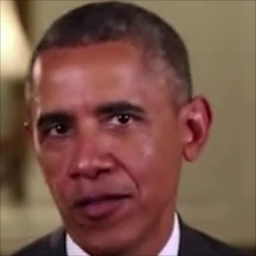
#> input picture frame 26 of Videos/00.mp4, 256 x 256 px
$ python ft_main_modular.py
#> lines starting #> are read from the running program, lines starting #| are printed output that depends on the picture
### vibra_utils.py
from typing import Final

import cv2
import matplotlib.pyplot as plt
import numpy as np
import os

def capture_frames(video_path, num_frames=30):
    """
    Captures frames from a video or camera.

    Args:
        video_path (str): Path to the video file or 0 for webcam.
        num_frames (int, optional): Number of frames to capture. Defaults to 30.

    Returns:
        list: List of grayscale frames.
    """
    camera = cv2.VideoCapture(video_path)
    if not camera.isOpened():
        print("Error opening video/camera!")
        return []

    frames = []
    for _ in range(num_frames):
        ret, frame = camera.read()
        if ret:
            frames.append(cv2.cvtColor(frame, cv2.COLOR_BGR2GRAY))
        else:
            break

    camera.release()
    cv2.destroyAllWindows()
    return frames

# [196 lines left out: functions capture_frames_Fin, extract_features, visualize_results, save_results, calculate_amplitude, calculate_frequency and 2 more, not called in this run]

### ft_main_modular.py
from vibra_utils import *

def preprocess_frames(frames):
  """
  Preprocesses frames by converting them to a 3D numpy array.

  Args:
      frames (list): List of grayscale frames.

  Returns:
      numpy.ndarray: 3D numpy array representing frames (time, height, width).
  """
  frames = np.array(frames, dtype=np.float32)
  return frames


def generate_amplitude_vibraimage(frames):
  """
  Generates the amplitude vibraimage using equation 1.

  Args:
      frames (numpy.ndarray): 3D numpy array representing frames.

  Returns:
      numpy.ndarray: Amplitude vibraimage.
  """
  amplitude_vibraimage = np.zeros_like(frames[0], dtype=np.float32)
  for i in range(1, len(frames)):
    amplitude_vibraimage += np.abs(frames[i] - frames[i - 1])
  amplitude_vibraimage /= (len(frames) - 1)
  return amplitude_vibraimage


def generate_frequency_vibraimage(frames):
  """
  Generates the frequency vibraimage using Fourier Transform.

  Args:
      frames (numpy.ndarray): 3D numpy array representing frames.

  Returns:
      numpy.ndarray: Frequency vibraimage.
  """
  # [8 lines of commented-out code are left out]
  return frequency_vibraimage


def main():
  video_path = "Videos/00.mp4"  # Replace with your video path or 0 for webcam
  frames = capture_frames(video_path, num_frames=30)
#> the loop in capture_frames, `for _ in range(num_frames):` made 30 passes
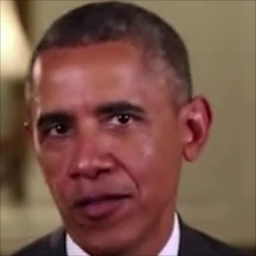
#> input picture frame 26 of Videos/00.mp4, 256 x 256 px
#> pass 3, in capture_frames, `ret, frame = camera.read()`:
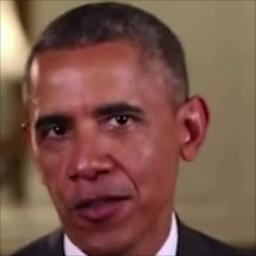
#> frame: shape (256, 256, 3); mean B, G, R 73.2, 85.2, 121.6
#> after the loop in capture_frames, `for _ in range(num_frames):`:
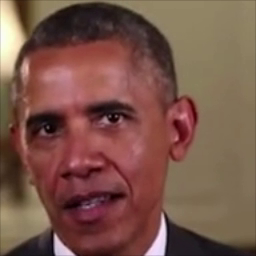
#> frame: shape (256, 256, 3); mean B, G, R 73.7, 85.5, 121.7
#> after the loop in capture_frames, `for _ in range(num_frames):`: frames = 30 items
#> frames = 30 items
  if frames:
    frames = preprocess_frames(frames)
    amplitude_vibraimage = generate_amplitude_vibraimage(frames)
#> the loop in generate_amplitude_vibraimage, `for i in range(1, len(frames)):` made 29 passes
#> pass 1, in generate_amplitude_vibraimage, `amplitude_vibraimage += np.abs(frames[i] - frames[i - 1])`:
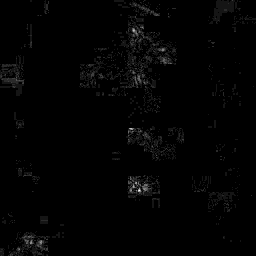
#> amplitude_vibraimage: shape (256, 256) float32; min 0, max 12, mean 0.14; drawn with min black and max white
#> pass 2, in generate_amplitude_vibraimage, `amplitude_vibraimage += np.abs(frames[i] - frames[i - 1])`:
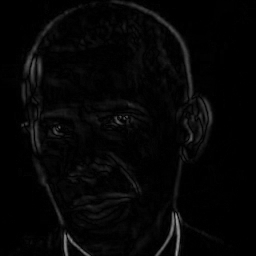
#> amplitude_vibraimage: shape (256, 256) float32; min 0, max 159, mean 5.5
#> after the loop in generate_amplitude_vibraimage, `for i in range(1, len(frames)):`:
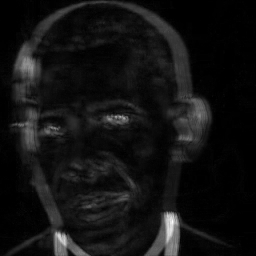
#> amplitude_vibraimage: shape (256, 256) float32; min 0, max 444, mean 32.6; drawn with min black and max white
    frequency_vibraimage = generate_frequency_vibraimage(frames)
    amplitude_hist, frequency_hist = extract_features(amplitude_vibraimage, frequency_vibraimage)
    visualize_results(frames, amplitude_vibraimage, frequency_vibraimage, amplitude_hist, frequency_hist)
  else:
    print("No frames captured!")

if __name__ == "__main__":
#> (the run stopped early here; a loop or call above may not have finished)

$ run again, starting later in the video
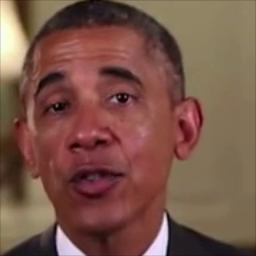
#> input picture frame 119 of Videos/00.mp4, 256 x 256 px
#> the loop in capture_frames, `for _ in range(num_frames):` made 30 passes
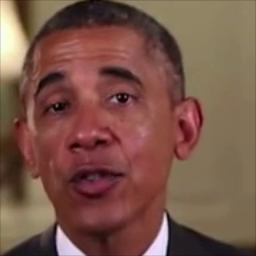
#> input picture frame 119 of Videos/00.mp4, 256 x 256 px
#> after the loop in capture_frames, `for _ in range(num_frames):`:
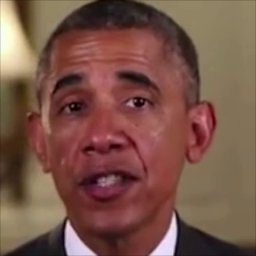
#> frame: shape (256, 256, 3); mean B, G, R 72.4, 84.6, 121.3
#> after the loop in capture_frames, `for _ in range(num_frames):`: frames = 30 items
#> the loop in generate_amplitude_vibraimage, `for i in range(1, len(frames)):` made 29 passes
#> after the loop in generate_amplitude_vibraimage, `for i in range(1, len(frames)):`:
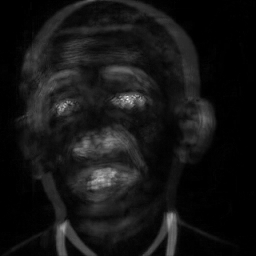
#> amplitude_vibraimage: shape (256, 256) float32; min 0, max 601, mean 49.9; drawn with min black and max white

$ run again, starting later in the video
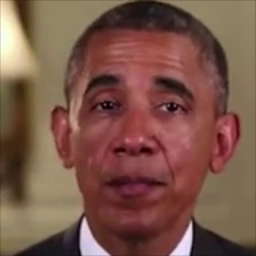
#> input picture frame 212 of Videos/00.mp4, 256 x 256 px
#> the loop in capture_frames, `for _ in range(num_frames):` made 30 passes
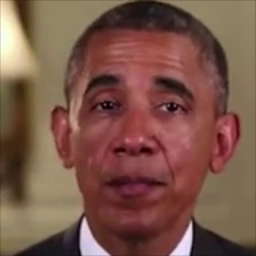
#> input picture frame 212 of Videos/00.mp4, 256 x 256 px
#> after the loop in capture_frames, `for _ in range(num_frames):`:
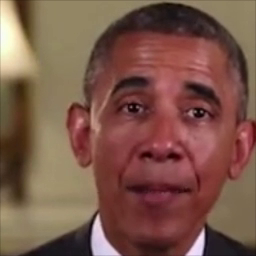
#> frame: shape (256, 256, 3); mean B, G, R 73.5, 86.7, 123.3
#> after the loop in capture_frames, `for _ in range(num_frames):`: frames = 30 items
#> the loop in generate_amplitude_vibraimage, `for i in range(1, len(frames)):` made 29 passes
#> after the loop in generate_amplitude_vibraimage, `for i in range(1, len(frames)):`:
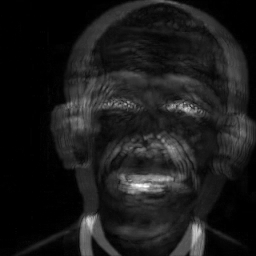
#> amplitude_vibraimage: shape (256, 256) float32; min 0, max 512, mean 54.8; drawn with min black and max white
